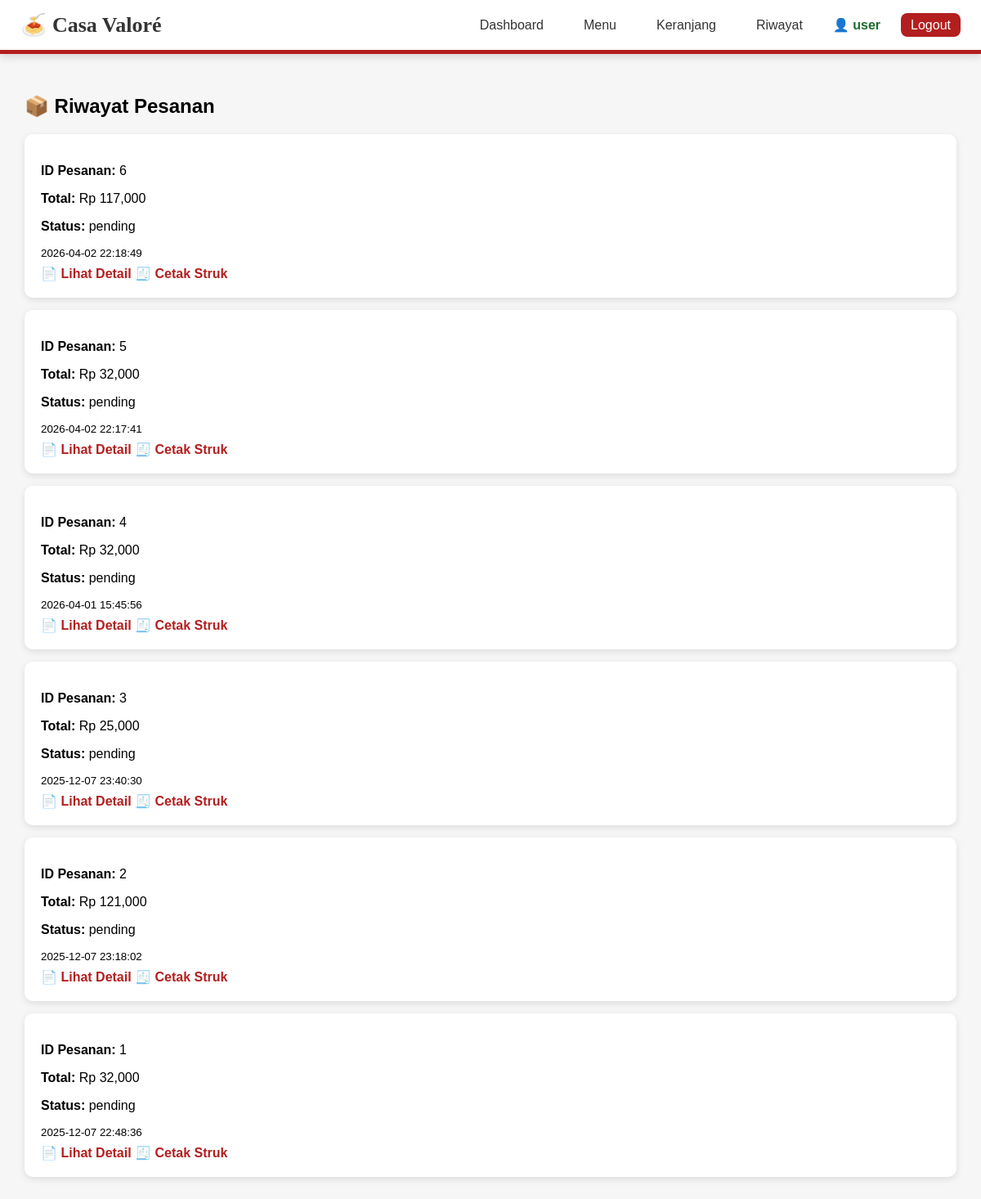
/costumer/orders.php (signed in), run on the app's committed database.
### tables this page shows
CREATE TABLE `pesanan` (
  `id` int(11) NOT NULL,
  `pelanggan` varchar(100) DEFAULT NULL,
  `tanggal` datetime DEFAULT current_timestamp(),
  `total` int(11) DEFAULT NULL,
  `status` enum('pending','diproses','selesai') DEFAULT 'pending'
);

### costumer/orders.php (the view, shortened to what this page needs)
<?php
include "../koneksi.php";
include "../navbar_costumer.php";
$pelanggan = $_SESSION['username'];
$q = mysqli_query($koneksi,"
    SELECT * FROM pesanan
    WHERE pelanggan='$pelanggan'
    ORDER BY id DESC
");
?>
<div class="wrap">
<h2>📦 Riwayat Pesanan</h2>
<?php while($o=mysqli_fetch_assoc($q)): ?>
<div class="card">
    <p><strong>ID Pesanan:</strong> <?= $o['id'] ?></p>
    <p><strong>Total:</strong> Rp <?= number_format($o['total']) ?></p>
    <p><strong>Status:</strong> <?= $o['status'] ?></p>
    <small><?= $o['tanggal'] ?></small><br>
   <a class="btn" href="?detail=<?= $o['id'] ?>">📄 Lihat Detail</a>
   <a class="btn" target="_blank"
   href="struk.php?id=<?= $o['id'] ?>">
   🧾 Cetak Struk
   </a>
</div>
<?php endwhile; ?>
</div>

### costumer/orders.php (style rules this page uses)
.wrap { padding:30px }
.card { background:#fff; padding:20px; margin-bottom:15px; border-radius:10px; box-shadow:0 3px 8px rgba(0,0,0,.1); }
a.btn { display:inline-block; margin-top:8px; text-decoration:none; color:#b31e1e; font-weight:bold; }

### data on the page
pesanan: id "6", total "117,000", status "pending", tanggal "2026-04-02 22:18:49"
pesanan: id "5", total "32,000", status "pending", tanggal "2026-04-02 22:17:41"
pesanan: id "4", total "32,000", status "pending", tanggal "2026-04-01 15:45:56"
pesanan: id "3", total "25,000", status "pending", tanggal "2025-12-07 23:40:30"
pesanan: id "2", total "121,000", status "pending", tanggal "2025-12-07 23:18:02"
pesanan: id "1", total "32,000", status "pending", tanggal "2025-12-07 22:48:36"

### other printed values
$username "user"
